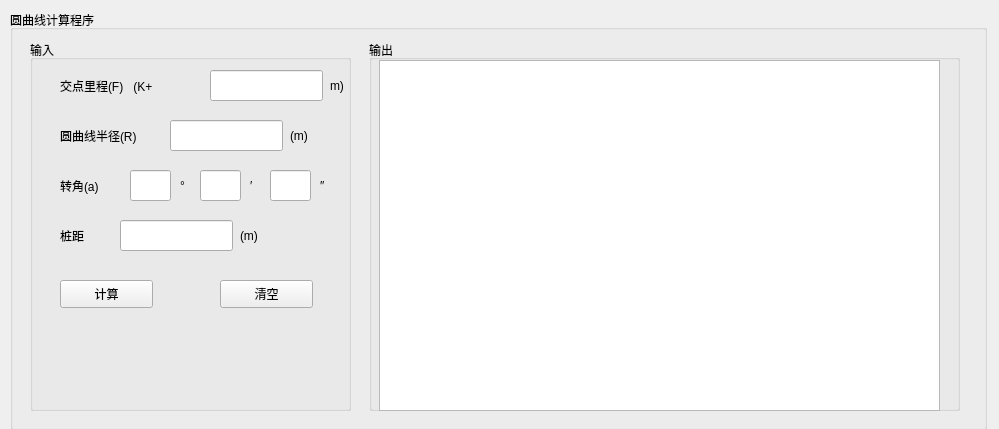
<?xml version="1.0" encoding="UTF-8"?>
<ui version="4.0">
 <class>Form</class>
 <widget class="QWidget" name="Form">
  <property name="geometry">
   <rect>
    <x>0</x>
    <y>0</y>
    <width>999</width>
    <height>429</height>
   </rect>
  </property>
  <property name="windowTitle">
   <string>Form</string>
  </property>
  <widget class="QGroupBox" name="groupBox">
   <property name="geometry">
    <rect>
     <x>10</x>
     <y>10</y>
     <width>977</width>
     <height>420</height>
    </rect>
   </property>
   <property name="title">
    <string>圆曲线计算程序</string>
   </property>
   <widget class="QGroupBox" name="groupBox_2">
    <property name="geometry">
     <rect>
      <x>20</x>
      <y>30</y>
      <width>321</width>
      <height>371</height>
     </rect>
    </property>
    <property name="title">
     <string>输入</string>
    </property>
    <widget class="QPushButton" name="btn_calc">
     <property name="geometry">
      <rect>
       <x>30</x>
       <y>240</y>
       <width>93</width>
       <height>28</height>
      </rect>
     </property>
     <property name="text">
      <string>计算</string>
     </property>
    </widget>
    <widget class="QPushButton" name="btn_clear">
     <property name="geometry">
      <rect>
       <x>190</x>
       <y>240</y>
       <width>93</width>
       <height>28</height>
      </rect>
     </property>
     <property name="text">
      <string>清空</string>
     </property>
    </widget>
    <widget class="QLabel" name="label">
     <property name="geometry">
      <rect>
       <x>30</x>
       <y>30</y>
       <width>141</width>
       <height>31</height>
      </rect>
     </property>
     <property name="text">
      <string>交点里程(F)   (K+</string>
     </property>
    </widget>
    <widget class="QLineEdit" name="edit_F">
     <property name="geometry">
      <rect>
       <x>180</x>
       <y>30</y>
       <width>113</width>
       <height>31</height>
      </rect>
     </property>
     <property name="text">
      <string/>
     </property>
    </widget>
    <widget class="QLabel" name="label_2">
     <property name="geometry">
      <rect>
       <x>300</x>
       <y>30</y>
       <width>21</width>
       <height>31</height>
      </rect>
     </property>
     <property name="text">
      <string>m)</string>
     </property>
    </widget>
    <widget class="QLabel" name="label_3">
     <property name="geometry">
      <rect>
       <x>30</x>
       <y>80</y>
       <width>141</width>
       <height>31</height>
      </rect>
     </property>
     <property name="text">
      <string>圆曲线半径(R)</string>
     </property>
    </widget>
    <widget class="QLabel" name="label_4">
     <property name="geometry">
      <rect>
       <x>30</x>
       <y>130</y>
       <width>141</width>
       <height>31</height>
      </rect>
     </property>
     <property name="text">
      <string>转角(a)</string>
     </property>
    </widget>
    <widget class="QLabel" name="label_6">
     <property name="geometry">
      <rect>
       <x>30</x>
       <y>180</y>
       <width>141</width>
       <height>31</height>
      </rect>
     </property>
     <property name="text">
      <string>桩距</string>
     </property>
    </widget>
    <widget class="QLabel" name="label_7">
     <property name="geometry">
      <rect>
       <x>260</x>
       <y>80</y>
       <width>21</width>
       <height>31</height>
      </rect>
     </property>
     <property name="text">
      <string>(m)</string>
     </property>
    </widget>
    <widget class="QLineEdit" name="edit_R">
     <property name="geometry">
      <rect>
       <x>140</x>
       <y>80</y>
       <width>113</width>
       <height>31</height>
      </rect>
     </property>
    </widget>
    <widget class="QLabel" name="label_9">
     <property name="geometry">
      <rect>
       <x>210</x>
       <y>180</y>
       <width>21</width>
       <height>31</height>
      </rect>
     </property>
     <property name="text">
      <string>(m)</string>
     </property>
    </widget>
    <widget class="QLineEdit" name="edit_D">
     <property name="geometry">
      <rect>
       <x>90</x>
       <y>180</y>
       <width>113</width>
       <height>31</height>
      </rect>
     </property>
    </widget>
    <widget class="QLineEdit" name="edit_A1">
     <property name="geometry">
      <rect>
       <x>100</x>
       <y>130</y>
       <width>41</width>
       <height>31</height>
      </rect>
     </property>
    </widget>
    <widget class="QLineEdit" name="edit_A3">
     <property name="geometry">
      <rect>
       <x>240</x>
       <y>130</y>
       <width>41</width>
       <height>31</height>
      </rect>
     </property>
    </widget>
    <widget class="QLineEdit" name="edit_A2">
     <property name="geometry">
      <rect>
       <x>170</x>
       <y>130</y>
       <width>41</width>
       <height>31</height>
      </rect>
     </property>
     <property name="text">
      <string/>
     </property>
    </widget>
    <widget class="QLabel" name="label_10">
     <property name="geometry">
      <rect>
       <x>290</x>
       <y>130</y>
       <width>21</width>
       <height>31</height>
      </rect>
     </property>
     <property name="text">
      <string>″</string>
     </property>
    </widget>
    <widget class="QLabel" name="label_11">
     <property name="geometry">
      <rect>
       <x>220</x>
       <y>130</y>
       <width>21</width>
       <height>31</height>
      </rect>
     </property>
     <property name="text">
      <string>′</string>
     </property>
    </widget>
    <widget class="QLabel" name="label_12">
     <property name="geometry">
      <rect>
       <x>150</x>
       <y>130</y>
       <width>21</width>
       <height>31</height>
      </rect>
     </property>
     <property name="text">
      <string>°</string>
     </property>
    </widget>
    <widget class="QGroupBox" name="groupBox_3">
     <property name="geometry">
      <rect>
       <x>350</x>
       <y>10</y>
       <width>120</width>
       <height>80</height>
      </rect>
     </property>
     <property name="title">
      <string>GroupBox</string>
     </property>
    </widget>
   </widget>
   <widget class="QGroupBox" name="groupBox_4">
    <property name="geometry">
     <rect>
      <x>359</x>
      <y>30</y>
      <width>591</width>
      <height>371</height>
     </rect>
    </property>
    <property name="title">
     <string>输出</string>
    </property>
    <widget class="QTableWidget" name="table_widget">
     <property name="geometry">
      <rect>
       <x>10</x>
       <y>20</y>
       <width>561</width>
       <height>351</height>
      </rect>
     </property>
    </widget>
   </widget>
  </widget>
 </widget>
 <resources/>
 <connections/>
</ui>
